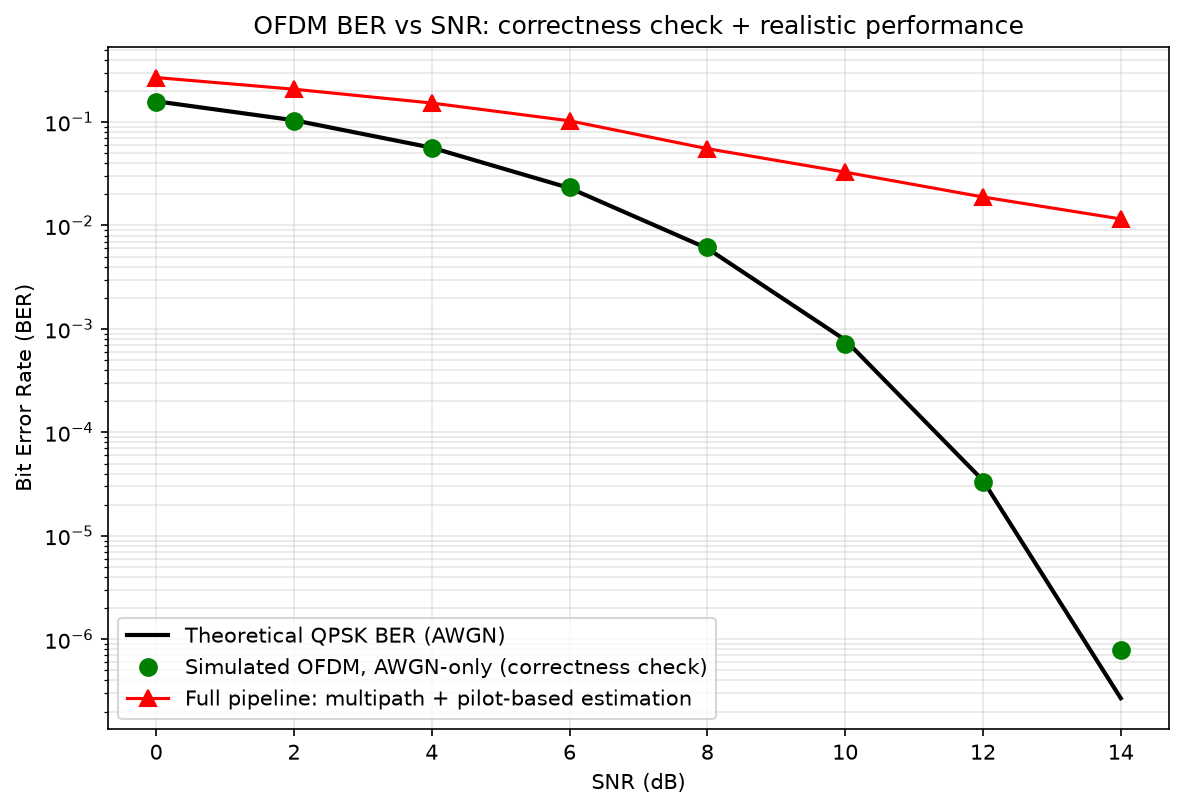

This figure's Python source:
# -*- coding: utf-8 -*-
"""
OFDM From Scratch — Stage 6 (final stage)

Sweep SNR and plot BER vs SNR -- the standard way wireless simulation
results are reported and validated.

Two curves, for two different reasons:

1. AWGN-only (no multipath), our OFDM chain vs. the THEORETICAL QPSK
   BER formula. This is a correctness check: an AWGN-only channel has a
   known closed-form answer, so if our simulated curve matches theory,
   that's strong evidence the whole OFDM chain (modulation, IFFT/FFT,
   CP, demod) is implemented correctly -- the same role the "reach the
   target BLER" validation played in the URLLC project.

2. Full pipeline (multipath + AWGN + REALISTIC pilot-based channel
   estimation), which will sit noticeably above the theoretical/AWGN
   curve -- showing the real-world cost of a fading channel plus
   imperfect channel knowledge, not a bug.

Run this file directly: depends on all previous stage files being in
the same folder. This sweep trains nothing (no ML here, unlike the
URLLC project) but runs many trials per SNR point, so it can take
a minute or two.
"""

import numpy as np
from scipy.special import erfc
import matplotlib
matplotlib.use("Agg")
import matplotlib.pyplot as plt

from stage1_2_ofdm_modulation import bits_to_qpsk, qpsk_to_bits, ofdm_modulate, ofdm_demodulate
from stage3_channel import multipath_channel, add_awgn
from stage4_equalization import compute_channel_frequency_response
from stage5_pilot_estimation import insert_pilots, estimate_channel_from_pilots


def theoretical_qpsk_ber(snr_db):
    """Closed-form BER for QPSK over an AWGN channel (Gray-coded, so
    each bit error is independent): BER = Q(sqrt(2*Eb/N0)).

    Our simulation's SNR is defined as Es/N0 (signal power = symbol
    energy, since bits_to_qpsk gives unit-energy symbols). For QPSK,
    Es = 2*Eb (2 bits carried per symbol), so 2*Eb/N0 = Es/N0 = SNR,
    giving BER = Q(sqrt(SNR)) = 0.5*erfc(sqrt(SNR)/sqrt(2))
                              = 0.5*erfc(sqrt(SNR/2)).
    (An earlier version of this function used 0.5*erfc(sqrt(SNR)),
    missing the /2 -- that made the theoretical curve too optimistic
    and was caught by comparing against the simulated AWGN-only curve,
    which sat clearly above it at every SNR point.)
    """
    snr_linear = 10 ** (snr_db / 10)
    return 0.5 * erfc(np.sqrt(snr_linear / 2))


def run_awgn_only_trial(n_bits, snr_db, n_subcarriers, cp_len, seed):
    """AWGN-only OFDM trial (no multipath) -- used only for the
    correctness check against theory."""
    rng = np.random.default_rng(seed)
    tx_bits = rng.integers(0, 2, n_bits)
    tx_symbols = bits_to_qpsk(tx_bits)
    tx_signal = ofdm_modulate(tx_symbols, n_subcarriers, cp_len)

    signal_power = np.mean(np.abs(tx_signal) ** 2)
    snr_linear = 10 ** (snr_db / 10)
    noise_power = signal_power / snr_linear
    noise = np.sqrt(noise_power / 2) * (
        rng.standard_normal(len(tx_signal)) + 1j * rng.standard_normal(len(tx_signal))
    )
    rx_signal = tx_signal + noise

    rx_symbols = ofdm_demodulate(rx_signal, n_subcarriers, cp_len)
    rx_bits = qpsk_to_bits(rx_symbols)
    return np.mean(rx_bits != tx_bits)


def run_full_pipeline_trial(n_ofdm_symbols, snr_db, n_subcarriers, cp_len,
                              pilot_spacing, channel_seed, data_seed):
    """Full pipeline: multipath + AWGN + pilot-based channel estimation."""
    pilot_indices = np.arange(0, n_subcarriers, pilot_spacing)
    d_idx = np.array([i for i in range(n_subcarriers) if i not in pilot_indices])
    n_data_per_symbol = len(d_idx)

    rng = np.random.default_rng(data_seed)
    n_data_bits = n_data_per_symbol * n_ofdm_symbols * 2
    tx_bits = rng.integers(0, 2, n_data_bits)
    tx_data_symbols = bits_to_qpsk(tx_bits)

    tx_blocks = []
    for i in range(n_ofdm_symbols):
        chunk = tx_data_symbols[i * n_data_per_symbol:(i + 1) * n_data_per_symbol]
        full_block, _, _ = insert_pilots(chunk, n_subcarriers, pilot_spacing)
        tx_blocks.append(full_block)
    tx_symbols_full = np.concatenate(tx_blocks)
    tx_signal = ofdm_modulate(tx_symbols_full, n_subcarriers, cp_len)

    rx_signal_multipath, taps = multipath_channel(tx_signal, n_taps=5, seed=channel_seed)
    rx_signal = add_awgn(rx_signal_multipath, snr_db)
    rx_symbols_full = ofdm_demodulate(rx_signal, n_subcarriers, cp_len)
    rx_blocks = rx_symbols_full.reshape(n_ofdm_symbols, n_subcarriers)

    rx_data = []
    for i in range(n_ofdm_symbols):
        block = rx_blocks[i]
        H_est = estimate_channel_from_pilots(block, pilot_indices, 1 + 0j, n_subcarriers)
        eq_block = block / H_est
        rx_data.append(eq_block[d_idx])
    rx_data = np.concatenate(rx_data)

    rx_bits = qpsk_to_bits(rx_data)
    return np.mean(rx_bits != tx_bits)


if __name__ == "__main__":
    N_SUBCARRIERS = 64
    CP_LEN = 16
    PILOT_SPACING = 8
    SNR_RANGE_DB = np.arange(0, 16, 2)
    N_OFDM_SYMBOLS_PER_TRIAL = 20

    # More trials at higher SNR: BER gets much lower there, so more bits
    # are needed to reliably observe enough errors to estimate it (the
    # same logic as the URLLC project's Monte Carlo averaging -- low
    # trial counts under-sample rare-error regimes and bias the
    # measured BER upward).
    def trials_for_snr(snr_db):
        if snr_db <= 6:
            return 20
        elif snr_db <= 10:
            return 100
        else:
            return 500

    ber_awgn_sim = []
    ber_full_pipeline = []

    n_bits_awgn = N_SUBCARRIERS * N_OFDM_SYMBOLS_PER_TRIAL * 2

    for snr_db in SNR_RANGE_DB:
        n_trials = trials_for_snr(snr_db)
        awgn_trials = [run_awgn_only_trial(n_bits_awgn, snr_db, N_SUBCARRIERS, CP_LEN,
                                             seed=1000 + snr_db * 1000 + t)
                       for t in range(n_trials)]
        full_trials = [run_full_pipeline_trial(N_OFDM_SYMBOLS_PER_TRIAL, snr_db,
                                                 N_SUBCARRIERS, CP_LEN, PILOT_SPACING,
                                                 channel_seed=t, data_seed=2000 + snr_db * 1000 + t)
                       for t in range(n_trials)]

        ber_awgn_sim.append(np.mean(awgn_trials))
        ber_full_pipeline.append(np.mean(full_trials))

        print(f"SNR={snr_db:>3d}dB ({n_trials:>3d} trials)  |  "
              f"AWGN-only (sim): {ber_awgn_sim[-1]:.2e}  |  "
              f"Full pipeline: {ber_full_pipeline[-1]:.2e}")

    ber_theory = theoretical_qpsk_ber(SNR_RANGE_DB)

    # --- Plot ---
    fig, ax = plt.subplots(figsize=(8, 5.5))
    ax.semilogy(SNR_RANGE_DB, ber_theory, 'k-', linewidth=2,
                 label='Theoretical QPSK BER (AWGN)')
    ax.semilogy(SNR_RANGE_DB, ber_awgn_sim, 'go', markersize=8,
                 label='Simulated OFDM, AWGN-only (correctness check)')
    ax.semilogy(SNR_RANGE_DB, ber_full_pipeline, 'r^-', markersize=8,
                 label='Full pipeline: multipath + pilot-based estimation')
    ax.set_xlabel('SNR (dB)')
    ax.set_ylabel('Bit Error Rate (BER)')
    ax.set_title('OFDM BER vs SNR: correctness check + realistic performance')
    ax.legend()
    ax.grid(alpha=0.3, which='both')
    plt.tight_layout()
    plt.savefig('stage6_ber_vs_snr.png', dpi=150, bbox_inches='tight')

    print("\nSaved plot: stage6_ber_vs_snr.png")
    print("\nIf the green dots (AWGN-only simulation) sit closely on the "
          "black theoretical line, that validates the whole OFDM "
          "implementation (Stages 1-2) is mathematically correct. The red "
          "curve sitting above both shows the realistic performance cost "
          "of a fading channel + imperfect (pilot-based) channel "
          "knowledge, which is the expected, correct outcome -- not an "
          "error.")
